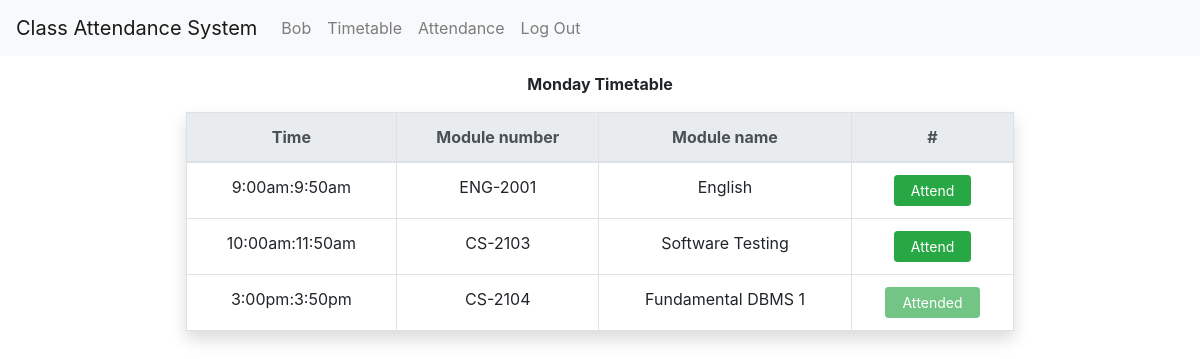
Page /attendance/ (signed in) on the committed database.
### attendance_app/models.py (models this page shows, shortened)
class User(AbstractUser):
    attending_year = models.CharField(max_length=10)
    roll_no_prefix = models.CharField(max_length=10,default='')
    roll_no_number = models.IntegerField(default=0)
    roll_number = models.CharField(max_length=20,default='')
    classroom      = models.CharField(max_length=20,blank=True)

class Timetable(models.Model):
    classroom = models.ForeignKey(Classroom,on_delete=models.CASCADE,default='')
    subject = models.ForeignKey(ClassroomSubject,on_delete=models.CASCADE)
    day = models.CharField(max_length=15, choices=DAYS)
    start_time = models.CharField(max_length=20,default='')
    end_time = models.CharField(max_length=20,default='')

class ClassroomSubject(models.Model):
    class_id = models.ForeignKey(Classroom,on_delete=models.CASCADE)
    subject  = models.ForeignKey(Subject,on_delete=models.CASCADE)
    class Meta:
        unique_together = (('class_id', 'subject'),)

class Subject(models.Model):
    module_no = models.CharField(max_length=10,primary_key=True)
    module_name = models.CharField(max_length=30)

### attendance_app/views.py (the view)
# urls.py: path('attendance/',views.attendance,name='attendance'),
@login_required
def attendance(request):
    id = request.user.id #5
    attending_year = request.user.attending_year
    classroom      = request.user.classroom
    day            = datetime.now().date().strftime("%A")
    today          = date.today()
    subjects = Timetable.objects.filter(classroom_id=classroom,day=day)
    attended_subjects   = Attendance.objects.filter(student_id=id,classroom_id=classroom,date=today)
    attended_subject_id = [sub.subject_id for sub in attended_subjects] #[28, 29]
    return render(request,'attendance_system/attendance.html',{
        'subjects':subjects,
        'attended_subject_id':attended_subject_id,
        'day':day
        })

### attendance_app/templates/attendance_system/attendance.html (shortened to what this page needs)
{% extends "attendance_system/layout.html" %}
{% load static %}
{% block body %}
{% if day == "Saturday" or day == "Sunday" %}
<p align="center" >Today is {{day}}.<br>There is no class on weekend.</p>
{% else %}
<div align='center' class='m-3'>
    <p><b>{{day}} Timetable</b></p>
</div>
<div class='m-2'>
    <table class="table table-bordered shadow table-responsive-sm btn-table" style="width:70%" align="center">
    <thead class="thead-light">
        <tr align="center">
            <th scope="col">Time</th>
            <th scope="col">Module number</th>
            <th scope="col">Module name</th>
            <th scope="col">#</th>
        </tr>
    </thead>
    <tbody>
        {% for item in subjects %}
        <tr align="center">
            <td scope="row">{{ item.start_time }}:{{ item.end_time }} </td>
            <td scope="row">{{ item.subject.subject.module_no }} </td>
            <td scope="row">{{ item.subject.subject.module_name }} </td>
            {% if item.id in attended_subject_id %}
            <td ><button disabled type='button' id="{{item.id}}" class="btn btn-sm btn-success btn-sm px-3 shadow-none" onclick="add_attendance({{item.id}})">Attended</button></td>
            {% else %}
            <td ><button type='button' id="{{item.id}}" class="btn btn-sm btn-success btn-sm px-3 shadow-none" onclick="add_attendance({{item.id}})">Attend</button></td>
            {% endif %}
        </tr>
{% endfor %}
    </tbody>
</table>
</div>
{% endif %}
{% endblock body %})

### attendance_app/templates/attendance_system/layout.html (shortened to what this page needs)
{% load static %}
<!DOCTYPE html>
<html lang="en">
    <head>
        <link rel="stylesheet" href="https://stackpath.bootstrapcdn.com/bootstrap/4.4.1/css/bootstrap.min.css">
        <link rel="stylesheet" href="https://cdnjs.cloudflare.com/ajax/libs/font-awesome/4.7.0/css/font-awesome.min.css">
    </head>
    <body>
        <nav class="navbar navbar-expand-lg navbar-light bg-light sticky-top">
            <a class="navbar-brand" href="{% url 'index' %}">Class Attendance System</a>
        <div class="collapse navbar-collapse" id="here">
            <ul class="navbar-nav mr-auto">
            {% if user.is_authenticated %}
                <li class="nav-link">{{ user.username }}</li>
                <li class="nav-item">
                    <a class="nav-link" href="{% url 'timetable' %}">Timetable</a>
                </li>
                 <li class="nav-item">
                    <a class="nav-link" href="{% url 'attendance' %}">Attendance</a>
                </li>
                <li class="nav-item">
                    <a class="nav-link" href="{% url 'logout' %}">Log Out</a>
                </li>
            {% endif %}
        </ul>
    </div>
</nav>
            {% block body %}
            {% endblock %}
    </body>
</html>

### rows in the picture
User: username "Bob"
Timetable: start_time "9:00am", end_time "9:50am", subject.subject.module_no "ENG-2001", subject.subject.module_name "English"
Timetable: start_time "10:00am", end_time "11:50am", subject.subject.module_no "CS-2103", subject.subject.module_name "Software Testing"
Timetable: start_time "3:00pm", end_time "3:50pm", subject.subject.module_no "CS-2104", subject.subject.module_name "Fundamental DBMS 1"
